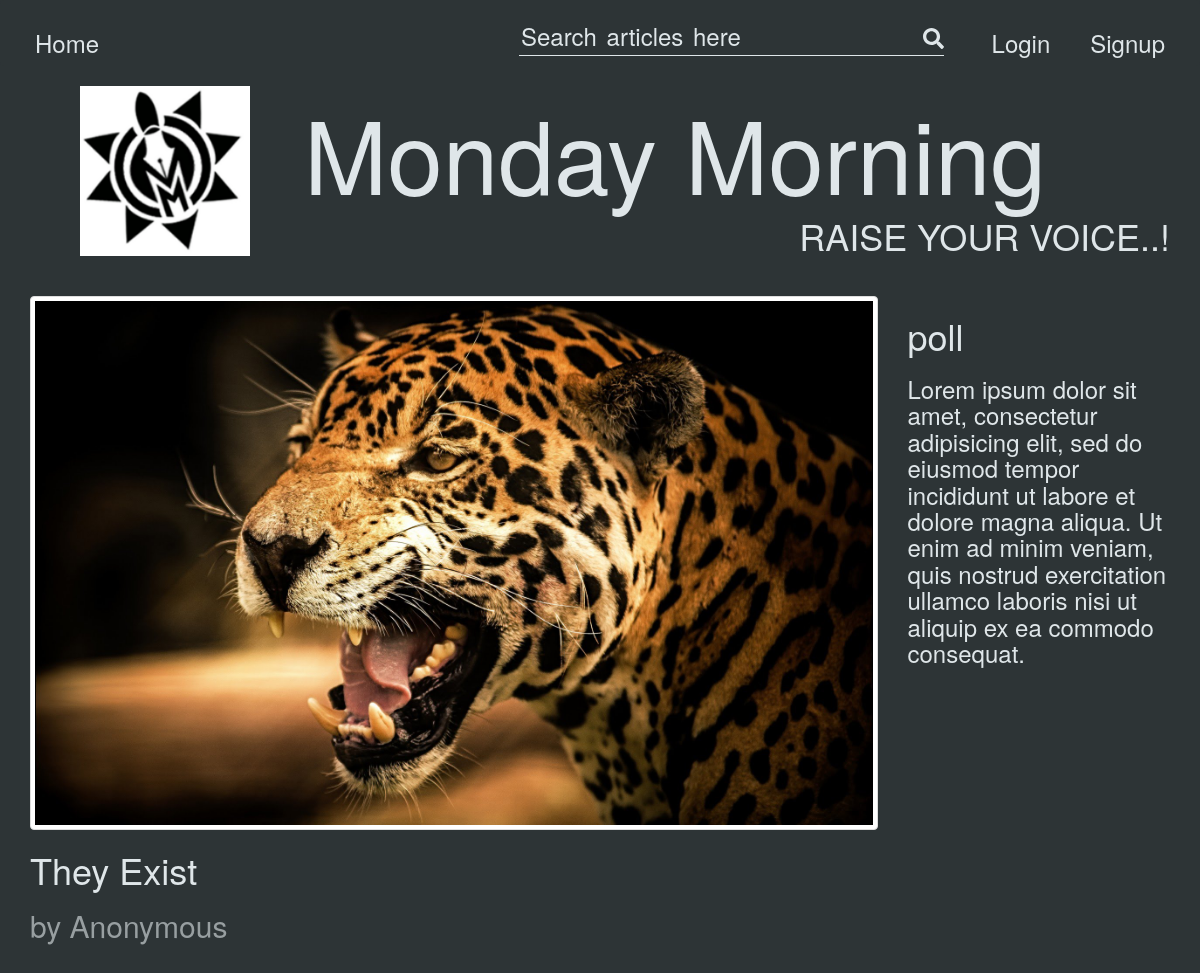
Before: /articles/view/they-exist (upper part) with the older database file.
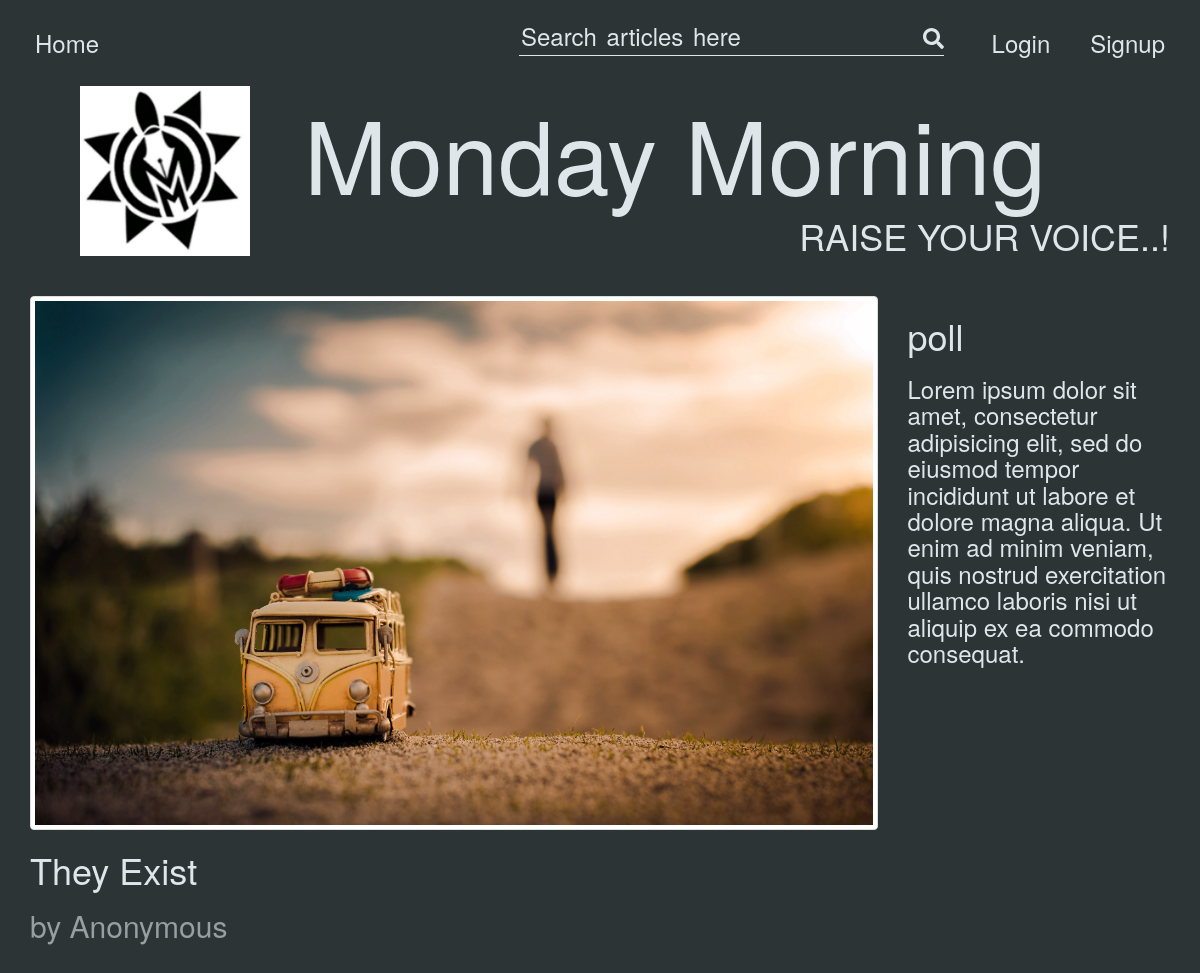
After: the same page with the newer database file.
### tables this page shows
CREATE TABLE IF NOT EXISTS `articles` (
  `id` int(11) NOT NULL AUTO_INCREMENT,
  `Title` varchar(128) DEFAULT NULL,
  `slug` varchar(128) DEFAULT NULL,
  `Tab` text,
  `Category` varchar(64) NOT NULL,
  `Author` varchar(64) DEFAULT NULL,
  `user_id` int(11) DEFAULT '0',
  `Content` longtext,
  `Excerpt` mediumtext,
  `Image` varchar(128) DEFAULT NULL,
  `featured` int(4) NOT NULL DEFAULT '0',
  `view_count` int(11) DEFAULT '0',
  `updated_at` varchar(128) DEFAULT NULL,
  PRIMARY KEY (`id`)
);

### application/controllers/articles.php (called while the page is built, shortened)
<?php
class articles extends CI_Controller {
	public function view($slug=FALSE){
		$data['article']=$this->article_model->get_article($slug);
		$this->article_model->increment_views($data['article']['id']);
		$data['comments']=$this->comment_model->get_comments_view($data['article']['id']);
		$this->load->view('articles/view',$data);
	}
}

### index.php (called while the page is built, shortened)
<?php
require_once BASEPATH.'core/CodeIgniter.php';

### application/models/article_model.php (called while the page is built, shortened)
<?php
class article_model extends CI_Model {
	function get_article($slug=FALSE){
		if($slug===FALSE){
			$query=$this->db->get('articles');
			return $query;
		}
		else{
			$query=$this->db->get_where('articles',array('slug'=>$slug));
			return $query->row_array();
		}
	}
	function increment_views($id){
		$this->db->where('id', $id);
		$this->db->set('view_count', 'view_count+1', FALSE);
		$this->db->update('articles');
	}
}

### application/views/articles/view.php (the view, shortened to what this page needs)
<!DOCTYPE html>
<html>
	<head>
		<link rel="stylesheet" href="https://maxcdn.bootstrapcdn.com/bootstrap/3.3.7/css/bootstrap.min.css">
		<link rel="stylesheet" href="https://cdnjs.cloudflare.com/ajax/libs/normalize/5.0.0/normalize.min.css">
		<link rel="stylesheet" type="text/css" href="<?php echo base_url('assets/cs/animate.css')?> ">
		<link rel="stylesheet" type="text/css" href="<?php echo base_url('assets/cs/articlepage.css') ?>">
	</head>
	<body>
		<nav class="navbar navbar-default" id="main-nav">
				<div class="container-fluid">
					<div>
						<h3 class="nav-items" style="float: left;" ><a href="<?php echo base_url('home') ?>">Home</a></h3>
						<form id="search" class="nav-items" method="POST" action="<?php echo base_url('ajaxsearch/search'); ?>">
							<input id="search-text" type="text" name="query" placeholder="Search articles here">
							<i class="fa fa-search"></i>
						</form>
						<?php if(isset($username)) {?>
						<h3 class="nav-items right-items"><a href="<?php echo base_url('users/logout') ?>">Logout</a></h3>
						<h3 class="nav-items right-items" ><a style="color: #d63031;" href="<?php echo base_url('admin') ?>"><?php echo $username; ?></a></h3>
						<?php } else { ?>
						<h3 class="nav-items right-items"><a href="<?php echo base_url('users/register') ?>">Signup</a></h3>
						<h3 class="nav-items right-items"><a href="<?php echo base_url('users/login') ?>">Login</a></h3>
						<?php } ?>
					</div>
				</div>
		</nav>
		<div class="container">
			<div class="heading">
				<img src="<?php echo base_url('assets/img/logo.png');?>" id="logo">
				<h1>Monday Morning </h1>
				<h1 id="sideline">Raise your voice..!</h1>
			</div>
			<div class="row">
				<div class="col-md-9">
						<div class="thumbnail">
							<img src="<?php echo base_url("assets/img/uploads/").$article['Image'] ;?>" >
						</div>
						<div class="details">
							<h1><?php echo $article['Title']; ?></h1>
							<h2 style="opacity: 0.6">by <?php echo $article['Author']; ?></h2>
							<br>
							<br>
						</div>
				</div>
				<div class="col-md-3 aside">
					<h1>poll</h1>
					<h3>Lorem ipsum dolor sit amet, consectetur adipisicing elit, sed do eiusmod
					tempor incididunt ut labore et dolore magna aliqua. Ut enim ad minim veniam,
					quis nostrud exercitation ullamco laboris nisi ut aliquip ex ea commodo
					consequat.</h3>
				</div>
			</div>
		</div>
	</body>
</html>

### assets/cs/articlepage.css (style rules this page uses)
body { background:#2d3436; color: #dfe6e9; margin-bottom: 200px; }
#logo { height: 170px; width: 170px; display: inline; margin: 40px 50px; margin-top: 0px; }
#logo+h1 { display: inline; font-size: 100px; margin-top: 0px; }
#sideline { text-align: center; display: inline; text-transform: uppercase; float: right; margin-top: -80px; }
#main-nav { background: inherit; padding-top: 10px; border: 0px; z-index: 10000; }
.nav-items { display: inline; }
.nav-items>input { background: inherit; border: 0px; word-spacing: 3px; padding-top: 20px; width: 400px; }
#search { border-bottom: 1px solid #dfe6e9; align-content: center; margin-left: 400px; padding-bottom: 5px; }
.fa-search { font-size: 1.5em; }
::placeholder { color: #dfe6e9; font-size: 24px; }
.right-items { float: right; }
.nav-items>a { color: inherit; padding: 15px 20px; }

Changed rows visible on the page:
changed articles "They Exist": Image: a different picture
